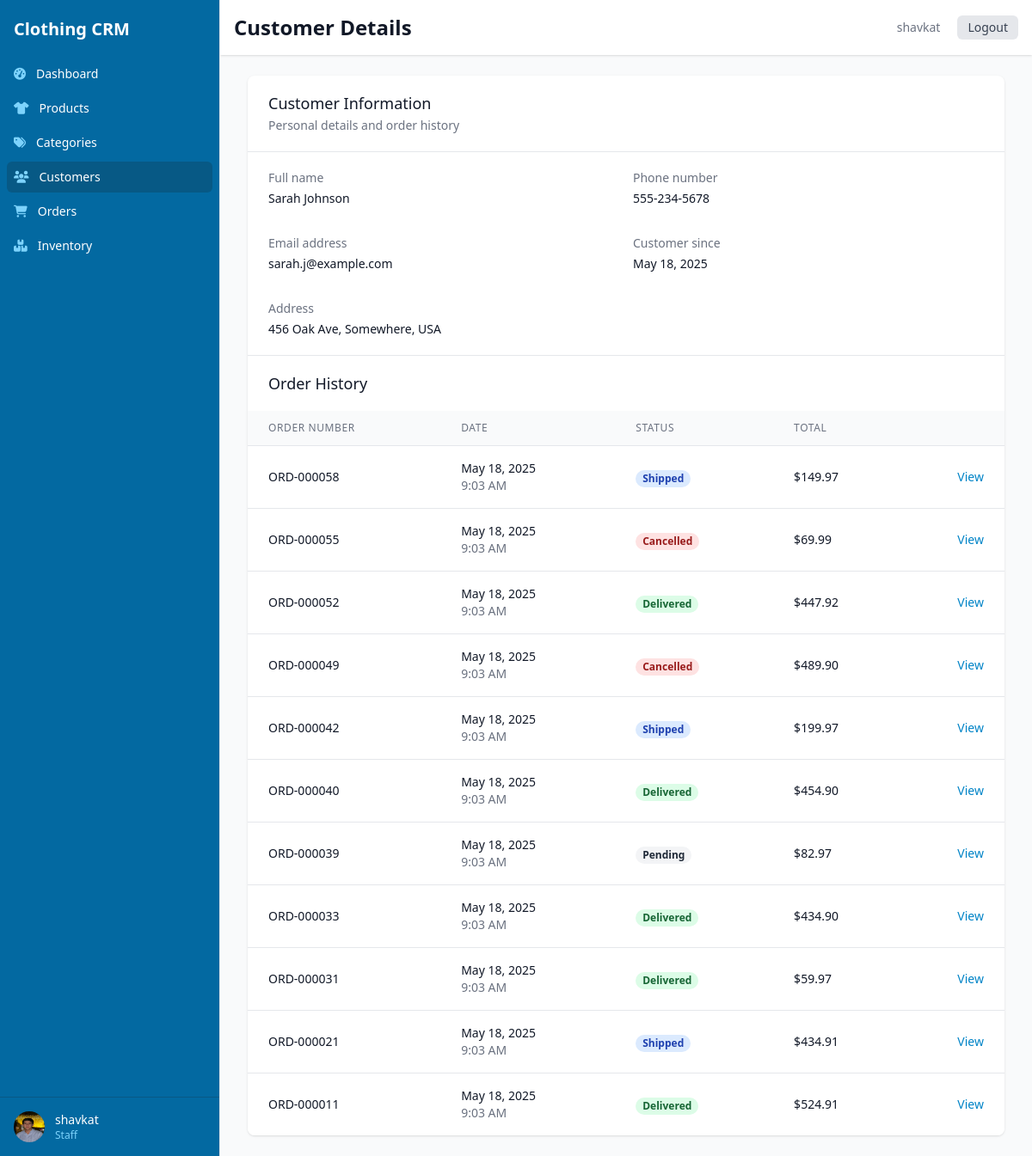
Screenshot of /customers/2/ (signed in) with the database file from the repository.
### core/models.py (models this page shows, shortened)
class User(AbstractUser):
    ADMIN = 'admin'
    MANAGER = 'manager'
    STAFF = 'staff'
    ROLE_CHOICES = [
        (ADMIN, _('Admin')),
        (MANAGER, _('Manager')),
        (STAFF, _('Staff')),
    ]
    role = models.CharField(max_length=20, choices=ROLE_CHOICES, default=STAFF)
    phone = models.CharField(max_length=20, blank=True)
    profile_image = models.ImageField(upload_to='profile_images/', blank=True, null=True)
    class Meta:
        verbose_name = _('user')
        verbose_name_plural = _('users')

class Customer(models.Model):
    name = models.CharField(max_length=200)
    phone = models.CharField(max_length=20)
    email = models.EmailField(blank=True)
    address = models.TextField()
    created_at = models.DateTimeField(auto_now_add=True)
    updated_at = models.DateTimeField(auto_now=True)

class Order(models.Model):
    STATUS_CHOICES = [
        ('pending', _('Pending')),
        ('processing', _('Processing')),
        ('shipped', _('Shipped')),
        ('delivered', _('Delivered')),
        ('cancelled', _('Cancelled')),
    ]
    order_number = models.CharField(max_length=20, unique=True, editable=False)
    customer = models.ForeignKey(Customer, on_delete=models.CASCADE, related_name='orders')
    order_date = models.DateTimeField(auto_now_add=True)
    status = models.CharField(max_length=20, choices=STATUS_CHOICES, default='pending')
    total_amount = models.DecimalField(max_digits=10, decimal_places=2, default=0)
    notes = models.TextField(blank=True)
    created_by = models.ForeignKey(settings.AUTH_USER_MODEL, on_delete=models.SET_NULL, null=True)

### core/views.py (the view)
# urls.py: path('customers/<int:pk>/', views.customer_detail, name='customer_detail'),
@login_required
def customer_detail(request, pk):
    customer = get_object_or_404(Customer, pk=pk)
    orders = customer.orders.all().order_by('-order_date')
    return render(request, 'core/customer_detail.html', {'customer': customer, 'orders': orders})

### templates/core/customer_detail.html (shortened to what this page needs)
{% extends "base.html" %}
{% block header_title %}Customer Details{% endblock %}
{% block content %}
<div class="bg-white shadow overflow-hidden sm:rounded-lg">
    <div class="px-4 py-5 sm:px-6 flex justify-between">
        <div>
            <h2 class="text-lg leading-6 font-medium text-gray-900">Customer Information</h2>
            <p class="mt-1 max-w-2xl text-sm text-gray-500">
                Personal details and order history
            </p>
        </div>
    </div>
    <div class="border-t border-gray-200 px-4 py-5 sm:px-6">
        <dl class="grid grid-cols-1 gap-x-4 gap-y-8 sm:grid-cols-2">
            <div class="sm:col-span-1">
                <dt class="text-sm font-medium text-gray-500">
                    Full name
                </dt>
                <dd class="mt-1 text-sm text-gray-900">
                    {{ customer.name }}
                </dd>
            </div>
            <div class="sm:col-span-1">
                <dt class="text-sm font-medium text-gray-500">
                    Phone number
                </dt>
                <dd class="mt-1 text-sm text-gray-900">
                    {{ customer.phone }}
                </dd>
            </div>
            <div class="sm:col-span-1">
                <dt class="text-sm font-medium text-gray-500">
                    Email address
                </dt>
                <dd class="mt-1 text-sm text-gray-900">
                    {{ customer.email|default:"Not provided" }}
                </dd>
            </div>
            <div class="sm:col-span-1">
                <dt class="text-sm font-medium text-gray-500">
                    Customer since
                </dt>
                <dd class="mt-1 text-sm text-gray-900">
                    {{ customer.created_at|date:"F j, Y" }}
                </dd>
            </div>
            <div class="sm:col-span-2">
                <dt class="text-sm font-medium text-gray-500">
                    Address
                </dt>
                <dd class="mt-1 text-sm text-gray-900">
                    {{ customer.address }}
                </dd>
            </div>
        </dl>
    </div>
    <div class="border-t border-gray-200">
        <div class="px-4 py-5 sm:px-6">
            <h3 class="text-lg leading-6 font-medium text-gray-900">Order History</h3>
        </div>
        <div class="overflow-x-auto">
            <table class="min-w-full divide-y divide-gray-200">
                <thead class="bg-gray-50">
                    <tr>
                        <th scope="col" class="px-6 py-3 text-left text-xs font-medium text-gray-500 uppercase tracking-wider">
                            Order Number
                        </th>
                        <th scope="col" class="px-6 py-3 text-left text-xs font-medium text-gray-500 uppercase tracking-wider">
                            Date
                        </th>
                        <th scope="col" class="px-6 py-3 text-left text-xs font-medium text-gray-500 uppercase tracking-wider">
                            Status
                        </th>
                        <th scope="col" class="px-6 py-3 text-left text-xs font-medium text-gray-500 uppercase tracking-wider">
                            Total
                        </th>
                        <th scope="col" class="relative px-6 py-3">
                        </th>
                    </tr>
                </thead>
                <tbody class="bg-white divide-y divide-gray-200">
                    {% for order in orders %}
                        <tr>
                            <td class="px-6 py-4 whitespace-nowrap">
                                <div class="text-sm font-medium text-gray-900">{{ order.order_number }}</div>
                            </td>
                            <td class="px-6 py-4 whitespace-nowrap">
                                <div class="text-sm text-gray-900">{{ order.order_date|date:"M d, Y" }}</div>
                                <div class="text-sm text-gray-500">{{ order.order_date|time:"g:i A" }}</div>
                            </td>
                            <td class="px-6 py-4 whitespace-nowrap">
                                <span class="px-2 inline-flex text-xs leading-5 font-semibold rounded-full
                                    {% if order.status == 'delivered' %}bg-green-100 text-green-800
                                    {% elif order.status == 'cancelled' %}bg-red-100 text-red-800
                                    {% elif order.status == 'processing' %}bg-yellow-100 text-yellow-800
                                    {% elif order.status == 'shipped' %}bg-blue-100 text-blue-800
                                    {% else %}bg-gray-100 text-gray-800{% endif %}">
                                    {{ order.get_status_display }}
                                </span>
                            </td>
                            <td class="px-6 py-4 whitespace-nowrap">
                                <div class="text-sm text-gray-900">${{ order.total_amount|floatformat:2 }}</div>
                            </td>
                            <td class="px-6 py-4 whitespace-nowrap text-right text-sm font-medium">
                                <a href="{% url 'order_detail' order.pk %}" class="text-primary-600 hover:text-primary-900">View</a>
                            </td>
                        </tr>
                    {% empty %}
                        <tr>
                            <td colspan="5" class="px-6 py-4 whitespace-nowrap text-center text-gray-500">
                                No orders found for this customer
                            </td>
                        </tr>
                    {% endfor %}
                </tbody>
            </table>
        </div>
    </div>
</div>
{% endblock %}

### templates/base.html (shortened to what this page needs)
<!DOCTYPE html>
<html lang="en">
<head>
    <script src="https://cdn.tailwindcss.com"></script>
    <link rel="stylesheet" href="https://cdnjs.cloudflare.com/ajax/libs/font-awesome/6.4.0/css/all.min.css">
</head>
<body class="bg-gray-50">
    {% if user.is_authenticated %}
        <div class="flex h-screen overflow-hidden">
            <div class="hidden md:flex md:flex-shrink-0">
                <div class="flex flex-col w-64">
                    <div class="flex flex-col flex-grow pt-5 overflow-y-auto bg-primary-700 border-r">
                        <div class="flex items-center flex-shrink-0 px-4">
                            <span class="text-xl font-semibold text-white">Clothing CRM</span>
                        </div>
                        <div class="mt-5 flex-1 flex flex-col">
                            <nav class="flex-1 px-2 space-y-1">
                                <a href="{% url 'dashboard' %}" class="{% if request.path == '/' %}bg-primary-800{% else %}hover:bg-primary-600{% endif %} text-white group flex items-center px-2 py-2 text-sm font-medium rounded-md">
                                    <i class="fas fa-tachometer-alt mr-3 text-primary-300"></i>
                                    Dashboard
                                </a>
                                <a href="{% url 'product_list' %}" class="{% if '/products/' in request.path %}bg-primary-800{% else %}hover:bg-primary-600{% endif %} text-white group flex items-center px-2 py-2 text-sm font-medium rounded-md">
                                    <i class="fas fa-tshirt mr-3 text-primary-300"></i>
                                    Products
                                </a>
                                <a href="{% url 'category_list' %}" class="{% if '/categories/' in request.path %}bg-primary-800{% else %}hover:bg-primary-600{% endif %} text-white group flex items-center px-2 py-2 text-sm font-medium rounded-md">
                                    <i class="fas fa-tags mr-3 text-primary-300"></i>
                                    Categories
                                </a>
                                <a href="{% url 'customer_list' %}" class="{% if '/customers/' in request.path %}bg-primary-800{% else %}hover:bg-primary-600{% endif %} text-white group flex items-center px-2 py-2 text-sm font-medium rounded-md">
                                    <i class="fas fa-users mr-3 text-primary-300"></i>
                                    Customers
                                </a>
                                <a href="{% url 'order_list' %}" class="{% if '/orders/' in request.path %}bg-primary-800{% else %}hover:bg-primary-600{% endif %} text-white group flex items-center px-2 py-2 text-sm font-medium rounded-md">
                                    <i class="fas fa-shopping-cart mr-3 text-primary-300"></i>
                                    Orders
                                </a>
                                <a href="{% url 'inventory_list' %}" class="{% if '/inventory/' in request.path %}bg-primary-800{% else %}hover:bg-primary-600{% endif %} text-white group flex items-center px-2 py-2 text-sm font-medium rounded-md">
                                    <i class="fas fa-boxes mr-3 text-primary-300"></i>
                                    Inventory
                                </a>
                            </nav>
                        </div>
                        <div class="flex-shrink-0 flex border-t border-primary-800 p-4">
                            <a href="{% url 'profile' %}" class="flex-shrink-0 w-full group block">
                                <div class="flex items-center">
                                    <div>
                                        {% if user.profile_image %}
                                            <img class="inline-block h-9 w-9 rounded-full" src="{{ user.profile_image.url }}" alt="{{ user.username }}">
                                        {% else %}
                                            <div class="inline-block h-9 w-9 rounded-full bg-primary-500 flex items-center justify-center text-white">
                                                {{ user.username.0|upper }}
                                            </div>
                                        {% endif %}
                                    </div>
                                    <div class="ml-3">
                                        <p class="text-sm font-medium text-white">{{ user.get_full_name|default:user.username }}</p>
                                        <p class="text-xs font-medium text-primary-300">{{ user.get_role_display }}</p>
                                    </div>
                                </div>
                            </a>
                        </div>
                    </div>
                </div>
            </div>
            <div class="flex flex-col w-0 flex-1 overflow-hidden">
                <div class="relative z-10 flex-shrink-0 flex h-16 bg-white shadow">
                    <div class="flex-1 px-4 flex justify-between">
                        <div class="flex-1 flex">
                            <h1 class="text-2xl font-semibold text-gray-900 self-center">
                                {% block header_title %}{% endblock %}
                            </h1>
                        </div>
                        <div class="ml-4 flex items-center md:ml-6">
                            <div class="ml-3 relative">
                                <div class="flex items-center">
                                    <a href="{% url 'profile' %}" class="text-gray-500 hover:text-gray-700 p-1 rounded-full text-sm">
                                        <span>{{ user.get_full_name|default:user.username }}</span>
                                    </a>
                                    <a href="{% url 'logout' %}" class="ml-4 px-3 py-1 bg-gray-200 text-gray-700 rounded-md text-sm hover:bg-gray-300">
                                        Logout
                                    </a>
                                </div>
                            </div>
                        </div>
                    </div>
                </div>
                <main class="flex-1 relative overflow-y-auto focus:outline-none">
                    <div class="py-6">
                        <div class="max-w-7xl mx-auto px-4 sm:px-6 md:px-8">
                            {% block content %}{% endblock %}
                        </div>
                    </div>
                </main>
            </div>
        </div>
    {% else %}
        {% block auth_content %}{% endblock %}
    {% endif %}
</body>
</html>

### rows the page displays
User: profile_image (picture), get_full_name "shavkat", role "Staff"
Customer: name "Sarah Johnson", phone "555-234-5678", email "sarah.j@example.com", created_at "May 18, 2025", address "456 Oak Ave, Somewhere, USA"
Order: order_number "ORD-000058", order_date "May 18, 2025", order_date "9:03 AM", status "Shipped", total_amount "149.97"
Order: order_number "ORD-000055", order_date "May 18, 2025", order_date "9:03 AM", status "Cancelled", total_amount "69.99"
Order: order_number "ORD-000052", order_date "May 18, 2025", order_date "9:03 AM", status "Delivered", total_amount "447.92"
Order: order_number "ORD-000049", order_date "May 18, 2025", order_date "9:03 AM", status "Cancelled", total_amount "489.90"
Order: order_number "ORD-000042", order_date "May 18, 2025", order_date "9:03 AM", status "Shipped", total_amount "199.97"
Order: order_number "ORD-000040", order_date "May 18, 2025", order_date "9:03 AM", status "Delivered", total_amount "454.90"
Order: order_number "ORD-000039", order_date "May 18, 2025", order_date "9:03 AM", status "Pending", total_amount "82.97"
Order: order_number "ORD-000033", order_date "May 18, 2025", order_date "9:03 AM", status "Delivered", total_amount "434.90"
Order: order_number "ORD-000031", order_date "May 18, 2025", order_date "9:03 AM", status "Delivered", total_amount "59.97"
Order: order_number "ORD-000021", order_date "May 18, 2025", order_date "9:03 AM", status "Shipped", total_amount "434.91"
Order: order_number "ORD-000011", order_date "May 18, 2025", order_date "9:03 AM", status "Delivered", total_amount "524.91"
